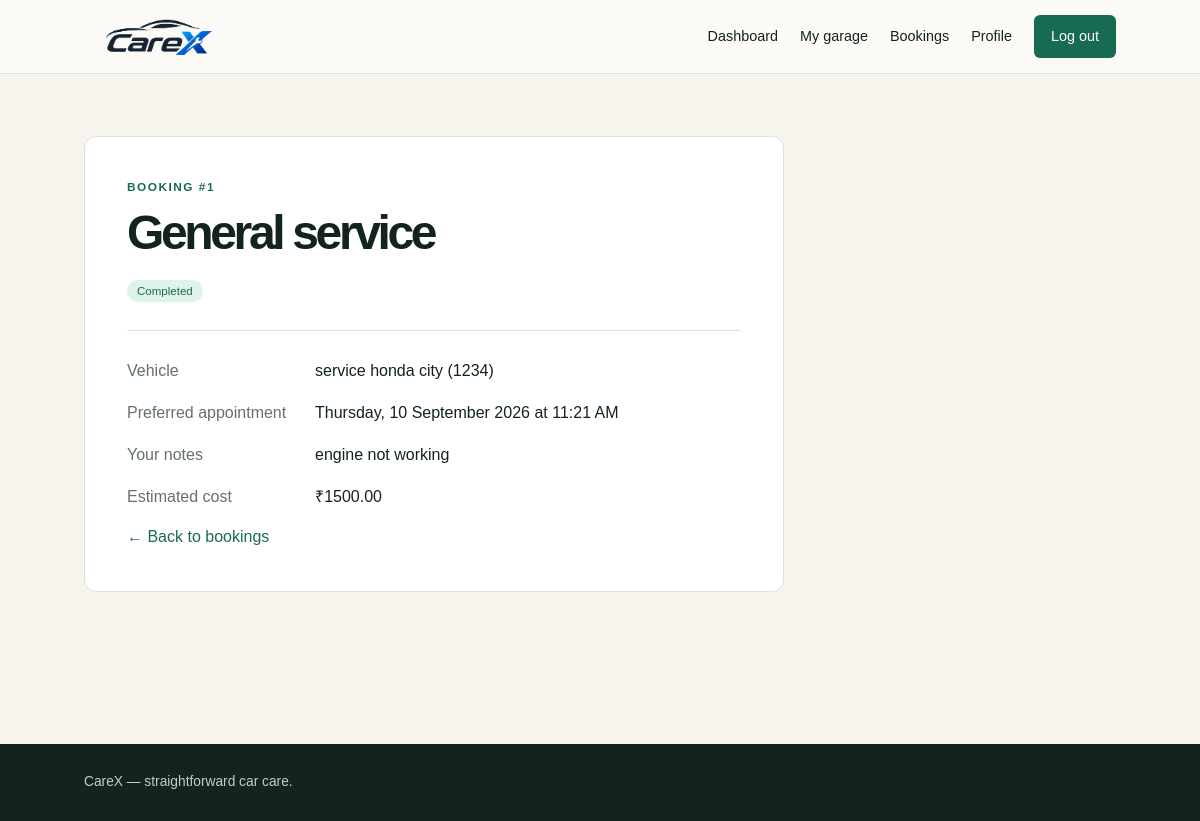
Screenshot of /bookings/1/ (signed in) with the database file from the repository.
### core/models.py (models this page shows, shortened)
class ServiceBooking(models.Model):
    class ServiceType(models.TextChoices):
        GENERAL = "GENERAL", "General service"
        OIL = "OIL", "Oil & filter change"
        BRAKES = "BRAKES", "Brake inspection"
        TYRES = "TYRES", "Tyre service"
        REPAIR = "REPAIR", "Repair / diagnostics"
    class Status(models.TextChoices):
        PENDING = "PENDING", "Pending"
        CONFIRMED = "CONFIRMED", "Confirmed"
        IN_PROGRESS = "IN_PROGRESS", "In progress"
        COMPLETED = "COMPLETED", "Completed"
        CANCELLED = "CANCELLED", "Cancelled"
    vehicle = models.ForeignKey(Vehicle, on_delete=models.CASCADE, related_name="bookings")
    service_type = models.CharField(max_length=20, choices=ServiceType.choices)
    preferred_date = models.DateField()
    preferred_time = models.TimeField()
    notes = models.TextField(blank=True)
    status = models.CharField(max_length=20, choices=Status.choices, default=Status.PENDING)
    estimated_cost = models.DecimalField(max_digits=10, decimal_places=2, null=True, blank=True)
    created_at = models.DateTimeField(auto_now_add=True)
    updated_at = models.DateTimeField(auto_now=True)
    class Meta:
        ordering = ["-preferred_date", "-preferred_time"]

class Vehicle(models.Model):
    owner = models.ForeignKey(settings.AUTH_USER_MODEL, on_delete=models.CASCADE, related_name="vehicles")
    make = models.CharField(max_length=60)
    model = models.CharField(max_length=60)
    registration_number = models.CharField(max_length=20, unique=True)
    year = models.PositiveIntegerField()
    color = models.CharField(max_length=30, blank=True)
    mileage = models.PositiveIntegerField(default=0, help_text="Current odometer reading in km")
    created_at = models.DateTimeField(auto_now_add=True)
    class Meta:
        ordering = ["-created_at"]
    def __str__(self):
        return f"{self.make} {self.model} ({self.registration_number})"

### core/views.py (the view)
# urls.py: path("bookings/<int:pk>/", views.booking_details, name="booking_details"),
@login_required
def booking_details(request, pk):
    booking = get_object_or_404(ServiceBooking, pk=pk, vehicle__owner=request.user)
    return render(request, "booking_details.html", {"booking": booking})

### templates/booking_details.html
{% extends 'base.html' %}
{% block content %}
<div class="detail-card">
    <p class="eyebrow">BOOKING #{{ booking.pk }}</p>
    <h1>{{ booking.get_service_type_display }}</h1>
    <i class="status {{ booking.status|lower }}">{{ booking.get_status_display }}</i>
    <hr>
    <dl>
        <dt>Vehicle</dt>
        <dd>{{ booking.vehicle }}</dd>
        <dt>Preferred appointment</dt>
        <dd>{{ booking.preferred_date|date:'l, d F Y' }} at {{ booking.preferred_time|time:'g:i A' }}</dd>
        <dt>Your notes</dt>
        <dd>{{ booking.notes|default:'No additional notes.' }}</dd>{% if booking.estimated_cost %}
        <dt>Estimated cost</dt>
        <dd>₹{{ booking.estimated_cost }}</dd>{% endif %}
    </dl>
    <a href="{% url 'bookings' %}">← Back to bookings</a>
</div>{% endblock %}

### static/css/style.css (style rules this page uses)
:root { --ink: #13231f; --muted: #64716d; --cream: #f6f4ed; --green: #176b52; --lime: #d8f067; --line: #dce2dd; }
* { box-sizing: border-box; }
body { margin: 0; background: var(--cream); color: var(--ink); font-family: Arial, sans-serif; line-height: 1.5; }
a { color: var(--green); text-decoration: none; }
.eyebrow { font-size: .74rem; font-weight: bold; letter-spacing: 1.5px; color: var(--green); margin: 0 0 12px; }
h1 { font-size: clamp(2.2rem, 5vw, 4.6rem); letter-spacing: -.07em; line-height: 1.02; margin: 0 0 20px; }
.detail-card { max-width: 700px; background: #fff; border: 1px solid var(--line); border-radius: 12px; padding: 42px; }
.detail-card h1 { font-size: 3rem; }
.detail-card hr { border: 0; border-top: 1px solid var(--line); margin: 28px 0; }
.detail-card dl { display: grid; grid-template-columns: 170px 1fr; gap: 18px; }
.detail-card dt { color: var(--muted); }
.detail-card dd { margin: 0; font-weight: 500; }

### static/css/dashboard.css (style rules this page uses)
.status { margin-left:auto; border-radius:20px; padding:5px 10px; font-size:.72rem; font-style:normal; background:#eef1ef; color:#50605a; white-space:nowrap; }
.status.confirmed, .status.completed { background:#dff4e8; color:#1b6c43; }

### rows the page displays
ServiceBooking: pk "1", service_type "General service", status "Completed", vehicle "service honda city (1234)", preferred_date "Thursday, 10 September 2026", preferred_time "11:21 AM", notes "engine not working", estimated_cost "1500.00"
